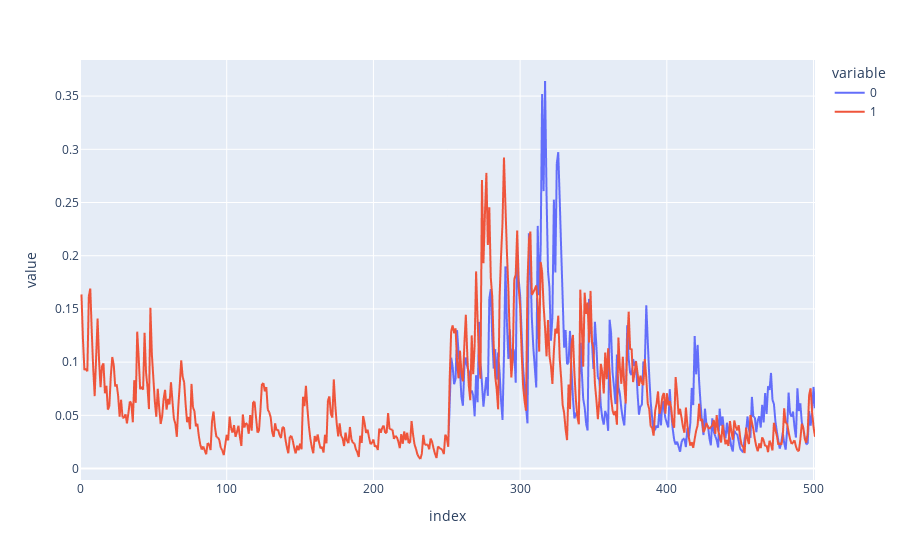

Write notebook code for a chart like this one.
### Code cell
px.line(variance_S)

### Figure 1 — Plotly figure (JSON) as saved in the notebook; plotly's stock layout.template omitted (floating-point values rounded to 4 significant figures; data arrays with more than 128 entries replaced by an {"elided": "..."} marker saying what was removed)
{"data": [{"hovertemplate": "variable=0<br>index=%{x}<br>value=%{y}<extra></extra>", "legendgroup": "0", "line": {"color": "#636efa", "dash": "solid"}, "marker": {"symbol": "circle"}, "mode": "lines", "name": "0", "showlegend": true, "type": "scattergl", "x": {"elided": "502 int values"}, "xaxis": "x", "y": {"elided": "502 float values"}, "yaxis": "y"}, {"hovertemplate": "variable=1<br>index=%{x}<br>value=%{y}<extra></extra>", "legendgroup": "1", "line": {"color": "#EF553B", "dash": "solid"}, "marker": {"symbol": "circle"}, "mode": "lines", "name": "1", "showlegend": true, "type": "scattergl", "x": {"elided": "502 int values"}, "xaxis": "x", "y": {"elided": "502 float values"}, "yaxis": "y"}], "layout": {"legend": {"title": {"text": "variable"}, "tracegroupgap": 0}, "margin": {"t": 60}, "xaxis": {"anchor": "y", "domain": [0, 1], "title": {"text": "index"}}, "yaxis": {"anchor": "x", "domain": [0, 1], "title": {"text": "value"}}}}
